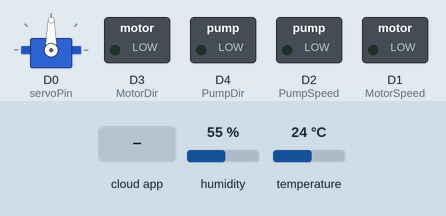
Recording of a sketch running on a simulated ESP8266 (NodeMCU). On the bench: servo, switched loads named in the sketch (green lamp = pin HIGH). The test bench sets the inputs (shaded band); at power-on: humidity 55 %, temperature 24 °C. WiFi joins after 1.5 s; servers stay silent unless stated; the Firebase database answers and starts empty; what the sketch prints to the serial monitor is not drawn.

Above: at 2.7 s.
2.8 s: the phone or cloud app sets direction to 1
At 3.9 s:
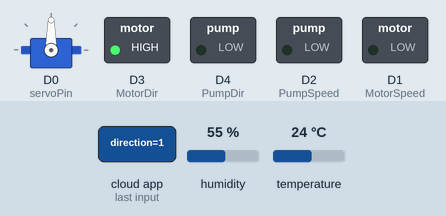
4.5 s: the phone or cloud app sets direction to 0
At 5.3 s:
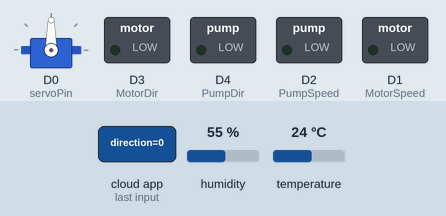
6.3 s: the phone or cloud app sets direction to 1
At 7.7 s:
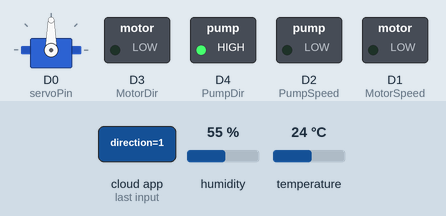
Timing chart, 0 to 9.3 s (numbered marks = the images above; inputs shaded):
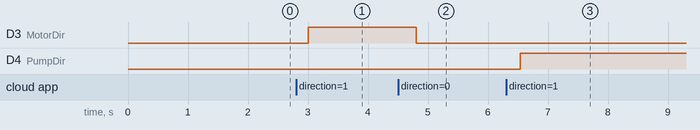

The sketch:

Wexter_arduino.ino
```cpp
#include <Servo.h>
#include <ESP8266WiFi.h>
#include <FirebaseESP8266.h>
#include <Wire.h>
#include <AM2320.h>

#define FIREBASE_HOST "wexteras-g8-default-rtdb.europe-west1.firebasedatabase.app"
#define FIREBASE_AUTH "AIzaSyAv-utnzbanDe6FrsPF4e5E7X4V3IlGr2o"
#define WIFI_SSID "Hitachigymnasiet_2.4"
#define WIFI_PASSWORD "mittwifiarsabra"

const byte MotorSpeed = D1;
const byte MotorDir = D3;
const byte PumpSpeed = D2;
const byte PumpDir = D4;
const byte servoPin = D0;

Servo continuousServo;
FirebaseData firebaseData;
AM2320 am2320_sensor;

unsigned long previousMillisFirebase = 0;
unsigned long LongTermpreviousMillisFirebase = 0;
const unsigned long firebaseInterval = 4000;
const unsigned long firebaseLongTermInterval = 60000;

void setup() {
  Serial.begin(9600);
  Wire.begin(D6, D5);

  // Initialize pins once
  pinMode(MotorSpeed, OUTPUT);
  pinMode(MotorDir, OUTPUT);
  pinMode(PumpSpeed, OUTPUT);
  pinMode(PumpDir, OUTPUT);

  Wire.beginTransmission(0x5C); // AM2320 address
  if (Wire.endTransmission() == 0) {
    Serial.println("AM2320 detected.");
  } else {
    Serial.println("AM2320 not found.");
  }

  WiFi.begin(WIFI_SSID, WIFI_PASSWORD);
  Serial.print("Connecting");
  while (WiFi.status() != WL_CONNECTED) {
    delay(300);
    Serial.print(".");
  }
  Serial.println("\nConnected: " + WiFi.localIP().toString());

  Firebase.begin(FIREBASE_HOST, FIREBASE_AUTH);
  Firebase.reconnectWiFi(true);
  continuousServo.attach(servoPin);
}

int fetchMotorPower() {
  if (Firebase.getInt(firebaseData, "/fan/power")) {
    return firebaseData.intData();
  }
  Serial.println("Error fetching fan power.");
  return 0;
}

bool fetchMotorDirection() {
  if (Firebase.getBool(firebaseData, "/fan/direction")) {
    return firebaseData.boolData();
  }
  Serial.println("Error fetching fan direction.");
  return false;
}

int fetchPumpPower() {
  if (Firebase.getInt(firebaseData, "/pump/power")) {
    return firebaseData.intData();
  }
  Serial.println("Error fetching pump power.");
  return 0;
}

bool fetchPumpDirection() {
  if (Firebase.getBool(firebaseData, "/pump/direction")) {
    return firebaseData.boolData();
  }
  Serial.println("Error fetching pump direction.");
  return false;
}

void controlMotor(bool direction, int power) {
  bool status;
  if (!Firebase.getBool(firebaseData, "/fan/status")) {
    Serial.println("Error fetching fan status.");
    status = false;
  } else {
    status = firebaseData.boolData();
  }

  int pwm = 0;
  if (status && power >= 40) {
    pwm = map(power, 40, 100, 150, 1023); // Minimum PWM to start motor
    pwm = constrain(pwm, 0, 1023);
  }

  digitalWrite(MotorDir, direction ? HIGH : LOW);
  analogWrite(MotorSpeed, pwm);
}

void controlPump(bool direction, int power) {
  bool status;
  if (!Firebase.getBool(firebaseData, "/pump/status")) {
    Serial.println("Error fetching pump status.");
    status = false;
  } else {
    status = firebaseData.boolData();
  }

  int pwm = 0;
  if (status) {
    pwm = map(power, 0, 100, 0, 1023);
    pwm = constrain(pwm, 0, 1023);
  }

  digitalWrite(PumpDir, direction ? HIGH : LOW);
  analogWrite(PumpSpeed, pwm);
}

// Servo control variables
bool lastHatchStatus = false;
bool isServoActive = false;
unsigned long servoStartTime = 0;
const unsigned long servoDuration = 900;

void controlServo() {
  bool newHatchStatus;
  if (Firebase.getBool(firebaseData, "/hatch/status")) {
    newHatchStatus = firebaseData.boolData();
  } else {
    Serial.println("Failed to read hatch status.");
    return;
  }

  if (newHatchStatus != lastHatchStatus) {
    lastHatchStatus = newHatchStatus;
    isServoActive = true;
    servoStartTime = millis();
    continuousServo.write(newHatchStatus ? 180 : 0);
  }

  if (isServoActive && (millis() - servoStartTime >= servoDuration)) {
    continuousServo.write(90);
    isServoActive = false;
  }
}

void readAndSendSensorData() {
  static unsigned long lastRead = 0;
  if (millis() - lastRead >= 5000) {
    if (am2320_sensor.measure()) {
      float temp = am2320_sensor.getTemperature();
      float hum = am2320_sensor.getHumidity();
      Firebase.setFloat(firebaseData, "/current/temperature", temp);
      Firebase.setFloat(firebaseData, "/current/humidity", hum);
    }
    lastRead = millis();
  }
}

unsigned long pumpStartTime = 0;
bool pumpRunning = false;

void checkAutomation() {
  // Fan automation
  if (Firebase.getBool(firebaseData, "/automation/fan/enabled") && firebaseData.boolData()) {
    float tempThreshold;
    if (Firebase.getFloat(firebaseData, "/automation/fan/tempThreshold")) {
      tempThreshold = firebaseData.floatData();

      if (am2320_sensor.getTemperature() > tempThreshold) {
        if (!Firebase.getBool(firebaseData, "/fan/status") || !firebaseData.boolData()) {
          Firebase.setBool(firebaseData, "/fan/status", true);
        }
      } else {
        Firebase.setBool(firebaseData, "/fan/status", false);
      }
    }
  }

  // Hatch automation
if (Firebase.getBool(firebaseData, "/automation/hatch/enabled") && firebaseData.boolData()) {
    float humThreshold;
    if (Firebase.getFloat(firebaseData, "/automation/hatch/humThreshold")) {
        humThreshold = firebaseData.floatData();

        static bool lastHumidityAbove = false;
        float currentHumidity = am2320_sensor.getHumidity();
        bool currentHumidityAbove = currentHumidity > humThreshold;

        if (currentHumidityAbove != lastHumidityAbove) {
           bool currentHatchStatus;
          if (Firebase.getBool(firebaseData, "/hatch/status")) {
            currentHatchStatus = firebaseData.boolData();
          } else {
            Serial.println("Error reading hatch status");
            return; // Skip update if read fails
          }
            if (currentHatchStatus != currentHumidityAbove) {
                Firebase.setBool(firebaseData, "/hatch/status", currentHumidityAbove);
            }
            lastHumidityAbove = currentHumidityAbove;
        }
    }
}

  // Pump automation
  if (Firebase.getBool(firebaseData, "/automation/pump/enabled") && firebaseData.boolData()) {
    unsigned long currentMillis = millis();
    int pumpDuration, pumpInterval;

    if (Firebase.getInt(firebaseData, "/automation/pump/duration")) {
      pumpDuration = firebaseData.intData();
    }
    if (Firebase.getInt(firebaseData, "/automation/pump/interval")) {
      pumpInterval = firebaseData.intData();
    }

    if (!pumpRunning && (currentMillis - pumpStartTime >= pumpInterval)) {
      pumpStartTime = currentMillis;
      pumpRunning = true;
      Firebase.setBool(firebaseData, "/pump/status", true);
    }

    if (pumpRunning && (currentMillis - pumpStartTime >= pumpDuration)) {
      pumpRunning = false;
      Firebase.setBool(firebaseData, "/pump/status", false);
    }
  }
}

void loop() {
  readAndSendSensorData();
  checkAutomation();  // Add this line
  controlServo();
  controlPump(fetchPumpDirection(), fetchPumpPower());
  controlMotor(fetchMotorDirection(), fetchMotorPower());
  delay(300);
}
```

Measured:
- after the input at 2.8 s, D3 (MotorDir): LOW → HIGH after 0.20 s
- after the input at 4.5 s, D3 (MotorDir): HIGH → LOW after 0.31 s
- after the input at 6.3 s, D4 (PumpDir): LOW → HIGH after 0.24 s
